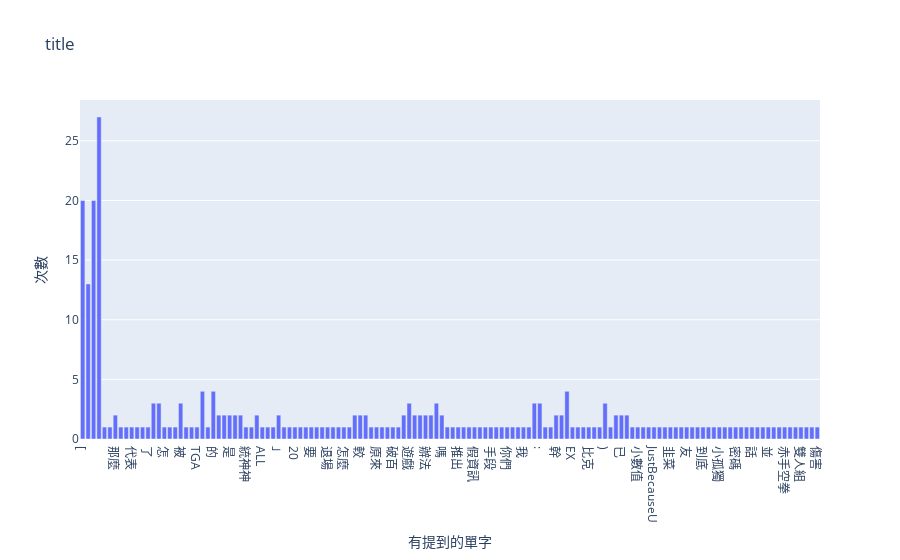

This figure's notebook cell:
### Code cell
import plotly.express as px
px.bar(result, x="有提到的單字",y="次數",title="title")

### Figure 1 — Plotly figure (JSON) as saved in the notebook; plotly's stock layout.template omitted (floating-point values rounded to 4 significant figures; data arrays with more than 128 entries replaced by an {"elided": "..."} marker saying what was removed)
{"data": [{"alignmentgroup": "True", "hovertemplate": "有提到的單字=%{x}<br>次數=%{y}<extra></extra>", "legendgroup": "", "marker": {"color": "#636efa", "pattern": {"shape": ""}}, "name": "", "offsetgroup": "", "orientation": "v", "showlegend": false, "textposition": "auto", "type": "bar", "x": {"elided": "136 str values"}, "xaxis": "x", "y": {"elided": "136 int values"}, "yaxis": "y"}], "layout": {"barmode": "relative", "legend": {"tracegroupgap": 0}, "title": {"text": "title"}, "xaxis": {"anchor": "y", "domain": [0, 1], "title": {"text": "有提到的單字"}}, "yaxis": {"anchor": "x", "domain": [0, 1], "title": {"text": "次數"}}}}
